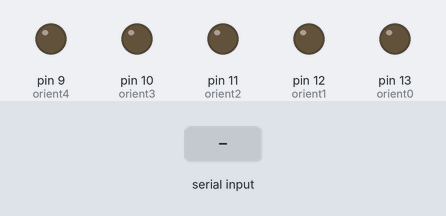
The sketch below on a simulated Arduino Uno, built with avr-gcc and run on an emulated ATmega328P. Shown: output pins drawn as LEDs (lit = HIGH). The inputs (shaded band) are chosen by the test bench.

Above: at 1.2 s.
1.3 s: "0" received over Serial
At 2.5 s:
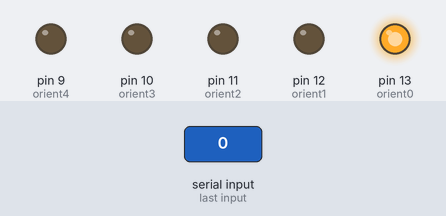
2.8 s: "1" received over Serial
At 3.7 s:
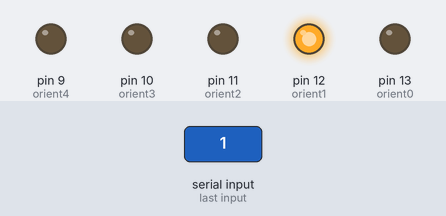
4.3 s: "2" received over Serial
At 4.9 s:
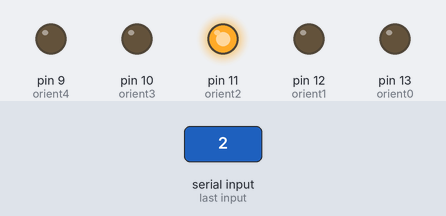
5.8 s: "3" received over Serial
At 7.0 s:
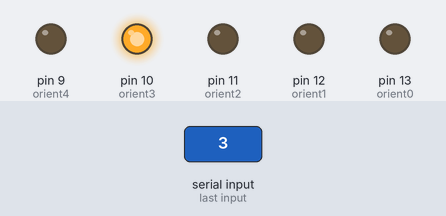
7.3 s: "4" received over Serial
At 8.4 s:
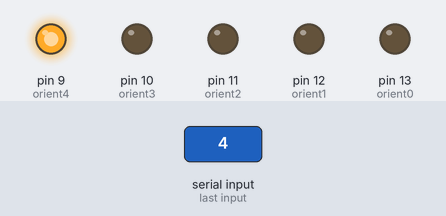
Timing chart, 0 to 9.8 s (numbered marks = the images above; inputs shaded):
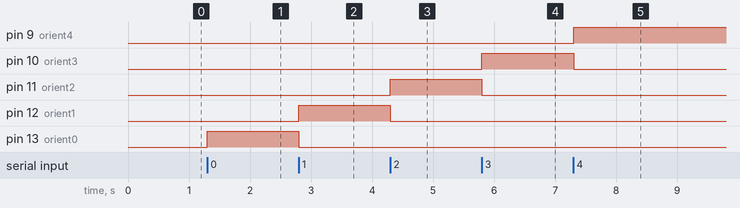

The sketch:

raspArdTest.ino
```cpp
const int orient0 = 13;
const int orient1 = 12;
const int orient2 = 11;
const int orient3 = 10;
const int orient4 = 9;


void setup()
{
  pinMode(orient0, OUTPUT);
  pinMode(orient1, OUTPUT);
  pinMode(orient2, OUTPUT);
  pinMode(orient3, OUTPUT);
  pinMode(orient4, OUTPUT);

  Serial.begin(9600);
}
void loop()
{
  if (Serial.available()) {
    switch(Serial.read()){
      case '0':
        digitalWrite(orient0, HIGH);
        digitalWrite(orient1, LOW);
        digitalWrite(orient2, LOW);
        digitalWrite(orient3, LOW);
        digitalWrite(orient4, LOW);
        break;
      case '1':
        digitalWrite(orient0, LOW);
        digitalWrite(orient1, HIGH);
        digitalWrite(orient2, LOW);
        digitalWrite(orient3, LOW);
        digitalWrite(orient4, LOW);
        break;
      case '2':
        digitalWrite(orient0, LOW);
        digitalWrite(orient1, LOW);
        digitalWrite(orient2, HIGH);
        digitalWrite(orient3, LOW);
        digitalWrite(orient4, LOW);
        break;
      case '3':
        digitalWrite(orient0, LOW);
        digitalWrite(orient1, LOW);
        digitalWrite(orient2, LOW);
        digitalWrite(orient3, HIGH);
        digitalWrite(orient4, LOW);
        break;
      case '4':
        digitalWrite(orient0, LOW);
        digitalWrite(orient1, LOW);
        digitalWrite(orient2, LOW);
        digitalWrite(orient3, LOW);
        digitalWrite(orient4, HIGH);
        break;
      default:
        digitalWrite(orient0, LOW);
        digitalWrite(orient1, LOW);
        digitalWrite(orient2, LOW);
        digitalWrite(orient3, LOW);
        digitalWrite(orient4, LOW);
        break;
    }
  }
}
```

Measured:
- after the input at 1.3 s, pin 13 (orient0): LOW → HIGH at once
- after the input at 2.8 s, pin 12 (orient1): LOW → HIGH at once; pin 13 (orient0): HIGH → LOW at once
- after the input at 4.3 s, pin 11 (orient2): LOW → HIGH at once; pin 12 (orient1): HIGH → LOW at once
- after the input at 5.8 s, pin 10 (orient3): LOW → HIGH at once; pin 11 (orient2): HIGH → LOW at once
- after the input at 7.3 s, pin 9 (orient4): LOW → HIGH at once; pin 10 (orient3): HIGH → LOW at once
